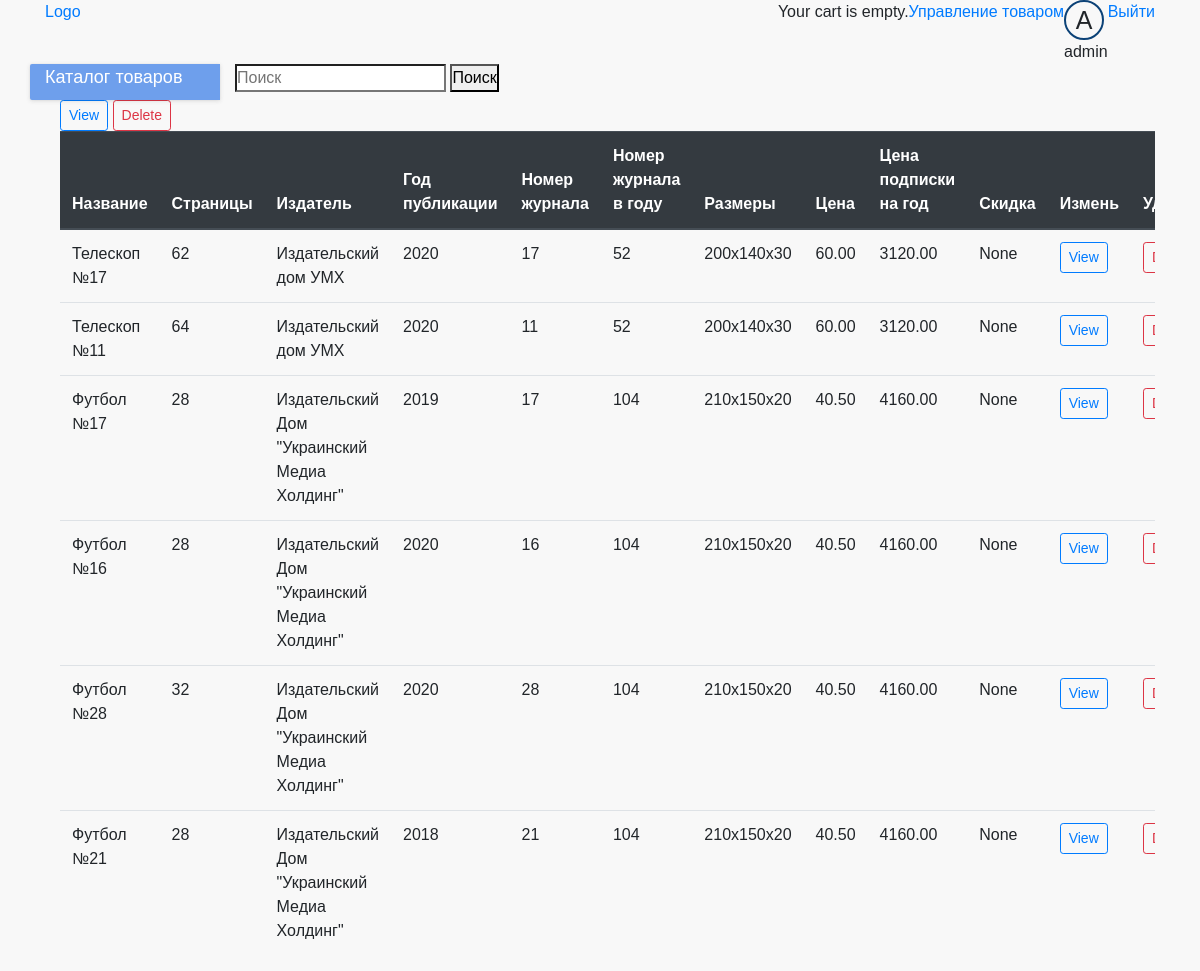
The page /store/manage/magizne/ (signed in) on the database as committed earlier.
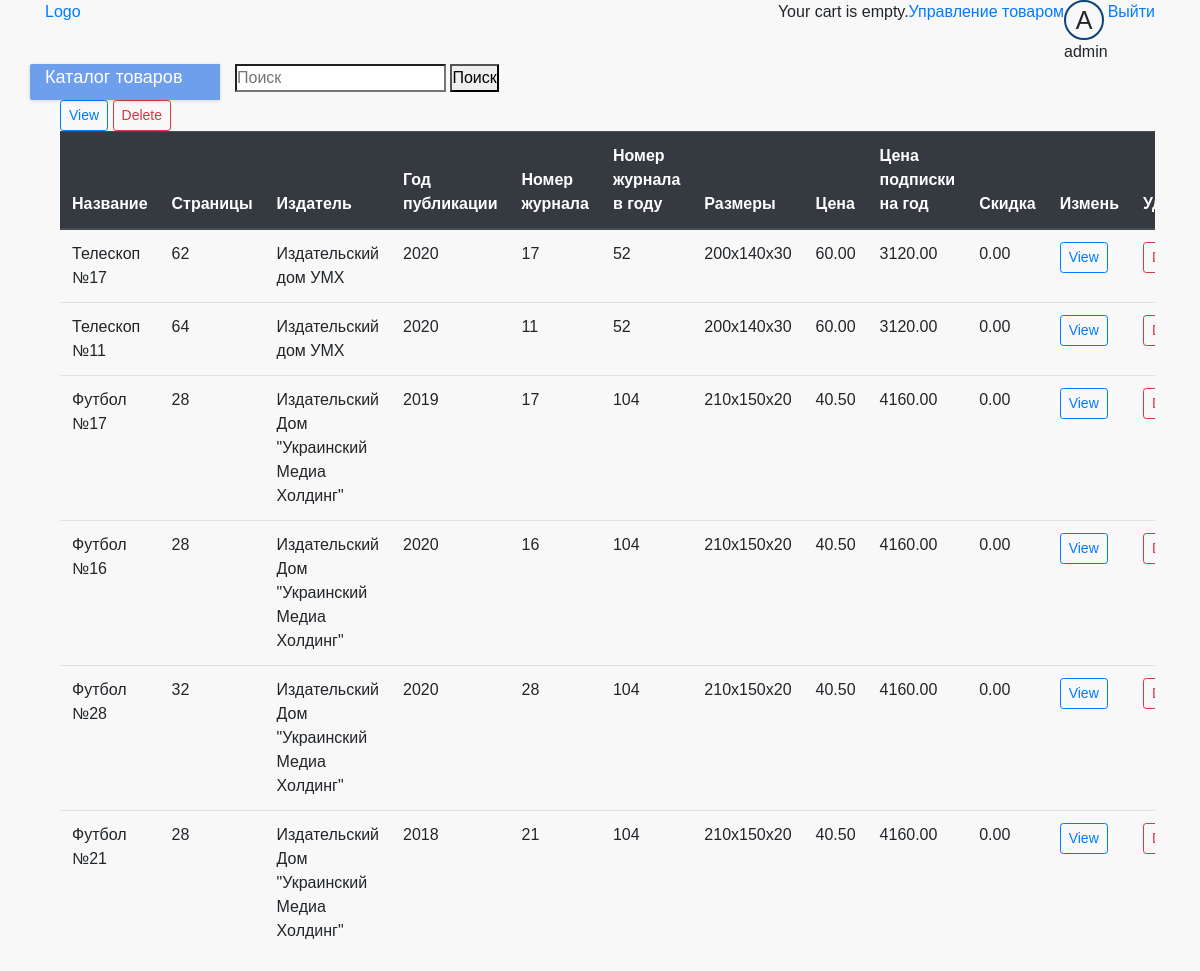
The same page on the database as committed later.
### store/models.py (models this page shows, shortened)
class Magazine(models.Model):
    name = models.CharField(max_length=100, verbose_name='Название', help_text="Enter name Magazine", blank=True)
    pages = models.IntegerField(verbose_name='Количество страниц', help_text="Enter count pages Magazine", blank=True,
                                null=True)
    publisher = models.CharField(max_length=50, verbose_name='Издатель', help_text="Enter publisher name", blank=True)
    pub_year = models.IntegerField(verbose_name='Год издания', help_text="Enter year of publication", blank=True,
                                   null=True)
    numb = models.IntegerField(verbose_name='Номер журнала', help_text="Enter number Magazine", blank=True, null=True)
    numb_in_year = models.IntegerField(verbose_name='Номер журнала в году', help_text="Enter number Magazine",
                                       blank=True, null=True)
    size = models.CharField(verbose_name='Размеры', max_length=10, help_text="Enter size book", blank=True)
    price = models.DecimalField(max_digits=10, verbose_name='Цена', decimal_places=2, help_text="Enter price book",
                                blank=True, null=True)
    subs_price = models.DecimalField(max_digits=10, verbose_name='Цена подписки', decimal_places=2,
                                     help_text="Enter price book", blank=True,
                                     null=True)
    Discounts = models.DecimalField(max_digits=10, verbose_name='Скидка', decimal_places=2, help_text="Enter discounts",
                                    blank=True, null=True)
    image = models.ImageField(upload_to='images/magazine', verbose_name='Изображение', blank=True, null=True)
    slug = models.SlugField(max_length=100)
    class Meta:
        ordering = ['-id']

### store/views.py (the view)
# urls.py: path('store/manage/magizne/', views.MagazineManageView.as_view(), name='magazine_manage'),
class MagazineManageView(LoginRequiredMixin, generic.ListView):
    model = Magazine
    template_name = 'store/magazine/magazine_manage.html'
    paginate_by = 10
    def get_context_data(self, **kwargs):
        context = super(MagazineManageView, self).get_context_data(**kwargs)
        context['is_shown_by_default'] = True
        return context

### cart/cart.py (called while the page is built)
    def __len__(self):
        return sum(item['quantity'] for item in self.cart.values())

### cart/context_processors.py (called while the page is built)
def cart(request):
    return {'cart': Cart(request)}

### store/templates/store/magazine/magazine_manage.html (shortened to what this page needs)
{% extends 'base_generic.html' %}
{% block content %}
  {% if magazine_list %}
    <div class="col-12" style="overflow-x: scroll">
      <a href="{% url 'store:magazine_create' %}">
        <button type="button" class="btn btn-outline-primary btn-sm">View</button>
      </a>
      <button type="button" class="btn btn-outline-danger btn-sm">Delete</button>
      <table class="table">
        <thead class="thead-dark">
        <tr>
          <th scope="col">Название</th>
          <th scope="col">Страницы</th>
          <th scope="col">Издатель</th>
          <th scope="col">Год публикации</th>
          <th scope="col">Номер журнала</th>
          <th scope="col">Номер журнала в году</th>
          <th scope="col">Размеры</th>
          <th scope="col">Цена</th>
          <th scope="col">Цена подписки на год</th>
          <th scope="col">Скидка</th>
          <th scope="col">Измень</th>
          <th scope="col">Удалить</th>
        </tr>
        </thead>
        <tbody>
        {% for product in magazine_list %}
          <tr>
            <td>{{ product.name }}</td>
            <td>{{ product.pages }}</td>
            <td>{{ product.publisher }}</td>
            <td>{{ product.pub_year }}</td>
            <td>{{ product.numb }}</td>
            <td>{{ product.numb_in_year }}</td>
            <td>{{ product.size }}</td>
            <td>{{ product.price }}</td>
            <td>{{ product.subs_price }}</td>
            <td>{{ product.Discounts }}</td>
            <td><a href="{% url 'store:magazine_update' product.slug %}">
              <button type="button" class="btn btn-outline-primary btn-sm">View</button>
            </a></td>
            <td><a href="{% url 'store:magazine_delete' product.slug %}">
              <button type="button" class="btn btn-outline-danger btn-sm">Delete</button>
            </a></td>
          </tr>
        {% endfor %}
        </tbody>
      </table>
    </div>
  {% endif %}
{% endblock %}

### store/templates/base_generic.html (shortened to what this page needs)
<!DOCTYPE html>
<html lang="en">
<head>
  {% load static %}
  <link rel="stylesheet" href="https://stackpath.bootstrapcdn.com/bootstrap/4.3.1/css/bootstrap.min.css"
>
  <link rel="stylesheet" type="text/css" href="{% static 'store/style.css' %}"/>
</head>
<body>
<header>
  <div class="container">
    <div class="header-top-line">
      <div class="row">
        <div class="col-6"><a href="{% url 'store:index' %}">Logo</a></div>
        <div class="col-6 login-menu">
          <div class="cart">
            {% with total_items=cart|length %}
              {% if cart|length > 0 %}
                Your cart:
                <a href="{% url "cart:cart_detail" %}">
                  {{ total_items }} item{{ total_items|pluralize }},
                  ${{ cart.get_total_price }}
                </a>
              {% else %}
                Your cart is empty.
              {% endif %}
            {% endwith %}
          </div>
          {% if user.is_authenticated %}
            <a href="{% url 'store:product_manage' %}" class="">Управление товаром</a>
            <div class="avatar">
              <div class="avatar__image">
                {{ user.get_username|first|upper }}
              </div>
              {{ user.get_username }}
            </div>
            <div><a href="{% url 'logout' %}?next={{ request.path }}">Выйти</a></div>
          {% else %}
            <div><a href="{% url 'login' %}?next={{ request.path }}">Войти</a></div>
          {% endif %}
        </div>
      </div>
    </div>
    <div class="header-bottom-line">
      <div class="row">
        <div class="col-12 col-md-3 col-xl-2 header-dropdown-menu">
          <span id="dropdown-menu">Каталог товаров</span>
        </div>
        <div class="col-12 col-md-7 col-xl-10 search-line">
          <form action="" class="search-form">
            <label class="">
              <input class="search-form__input" type="search" placeholder="Поиск">
            </label>
            <button class="search-form__button">Поиск</button>
          </form>
        </div>
      </div>
    </div>
  </div>
</header>
<div class="container">
  <div class="row">
    <div class="{% if is_shown_by_default %}col-12 {% else %} col-12 col-md-9 col-xl-10 center-wrapper {% endif %}">
      {% block content %}
      {% endblock %}
    </div>
  </div>
</div>
</body>
</html>

### store/static/store/style.css (style rules this page uses)
* { margin: 0; padding: 0; }
body { background-color: #f8f8f8 !important; font-family: 'Fira Sans', sans-serif; }
header { z-index: 2; position: relative; }
.avatar__image { width: 40px; height: 40px; border: 2px solid #0c4277; border-radius: 50%; overflow: hidden; text-align: center; font-size: 25px; }
.login-menu { display: flex; justify-content: flex-end; }
.header-dropdown-menu { background-color: #6e9fec; border-radius: 2px 0 0 2px; box-shadow: 0 0 2px 0 rgba(51, 51, 51, .05), 0 1px 4px 0 rgba(51, 51, 51, .15); font-size: 18px; color: #fff; }
#dropdown-menu { width: auto; }
.search-line { display: block; }

Rows that differ between the two databases and show on the page:
changed Magazine "Телескоп №17": Discounts "None" → "0.00"
changed Magazine "Телескоп №11": Discounts "None" → "0.00"
changed Magazine "Футбол №17": Discounts "None" → "0.00"
changed Magazine "Футбол №16": Discounts "None" → "0.00"
changed Magazine "Футбол №28": Discounts "None" → "0.00"
changed Magazine "Футбол №21": Discounts "None" → "0.00"
